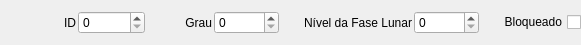
  <widget class="QWidget" name="layoutWidget">
   <property name="geometry">
    <rect>
     <x>11</x>
     <y>14</y>
     <width>581</width>
     <height>25</height>
    </rect>
   </property>
   <layout class="QHBoxLayout" name="horizontalLayout" stretch="10,10,10,10,20,10,10">
    <property name="spacing">
     <number>2</number>
    </property>
    <property name="sizeConstraint">
     <enum>QLayout::SetDefaultConstraint</enum>
    </property>
    <property name="rightMargin">
     <number>0</number>
    </property>
    <item>
     <widget class="QLabel" name="label">
      <property name="text">
       <string>ID</string>
      </property>
      <property name="alignment">
       <set>Qt::AlignRight|Qt::AlignTrailing|Qt::AlignVCenter</set>
      </property>
     </widget>
    </item>
    <item>
     <widget class="QSpinBox" name="txt_id">
      <property name="minimum">
       <number>0</number>
      </property>
      <property name="maximum">
       <number>999999999</number>
      </property>
      <property name="stepType">
       <enum>QAbstractSpinBox::DefaultStepType</enum>
      </property>
      <property name="value">
       <number>0</number>
      </property>
      <property name="displayIntegerBase">
       <number>10</number>
      </property>
     </widget>
    </item>
    <item>
     <widget class="QLabel" name="label_2">
      <property name="text">
       <string>Grau</string>
      </property>
      <property name="alignment">
       <set>Qt::AlignRight|Qt::AlignTrailing|Qt::AlignVCenter</set>
      </property>
     </widget>
    </item>
    <item>
     <widget class="QSpinBox" name="txt_level">
      <property name="minimum">
       <number>0</number>
      </property>
      <property name="maximum">
       <number>5</number>
      </property>
      <property name="value">
       <number>0</number>
      </property>
     </widget>
    </item>
    <item>
     <widget class="QLabel" name="label_3">
      <property name="text">
       <string>Nível da Fase Lunar</string>
      </property>
      <property name="alignment">
       <set>Qt::AlignRight|Qt::AlignTrailing|Qt::AlignVCenter</set>
      </property>
     </widget>
    </item>
    <item>
     <widget class="QSpinBox" name="txt_moon_phase_level">
      <property name="minimum">
       <number>0</number>
      </property>
      <property name="maximum">
       <number>5</number>
      </property>
      <property name="value">
       <number>0</number>
      </property>
     </widget>
    </item>
    <item>
     <widget class="QCheckBox" name="cb_lock">
      <property name="minimumSize">
       <size>
        <width>100</width>
        <height>0</height>
       </size>
      </property>
      <property name="layoutDirection">
       <enum>Qt::RightToLeft</enum>
      </property>
      <property name="text">
       <string>Bloqueado</string>
      </property>
     </widget>
    </item>
   </layout>
  </widget>
